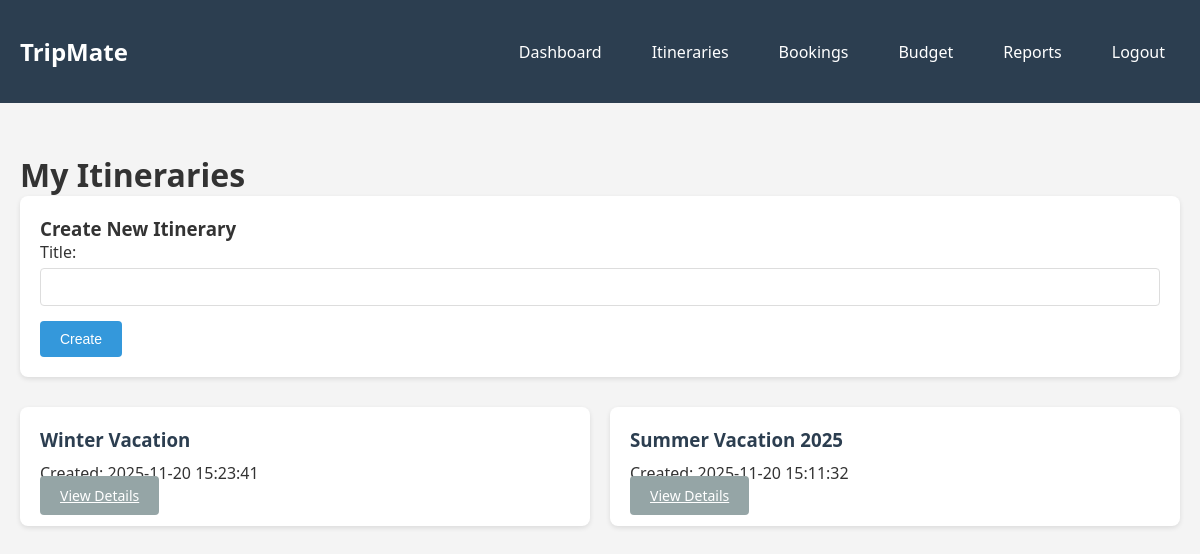
The page /itinerary/ (signed in) on the database its author committed.
### tables this page shows
CREATE TABLE itineraries (
            id INTEGER PRIMARY KEY AUTOINCREMENT,
            user_id INTEGER NOT NULL,
            title TEXT NOT NULL,
            created_at TIMESTAMP DEFAULT CURRENT_TIMESTAMP,
            FOREIGN KEY (user_id) REFERENCES users(id)
        );

### routes/itinerary.py (the view)
@bp.route('/')
@login_required
def index():
    conn = get_db()
    cursor = conn.cursor()
    itineraries = cursor.execute(
        'SELECT * FROM itineraries WHERE user_id = ? ORDER BY created_at DESC',
        (session['user_id'],)
    ).fetchall()
    conn.close()
    return render_template('itinerary.html', itineraries=itineraries)

### db.py (called while the page is built)
def resolve_db_path():
    configured_path = os.environ.get("TRIPMATE_DB_PATH")
    if configured_path:
        return configured_path
    return str(Path(__file__).resolve().parent / "tripmate.db")

def get_db():
    conn = sqlite3.connect(resolve_db_path())
    conn.row_factory = sqlite3.Row
    return conn

### routes/itinerary.py (called while the page is built)
def login_required(f):
    @wraps(f)
    def decorated_function(*args, **kwargs):
        if 'user_id' not in session:
            return redirect(url_for('auth.login'))
        return f(*args, **kwargs)
    return decorated_function

### templates/itinerary.html (shortened to what this page needs)
{% extends "base.html" %}
{% block content %}
<h1>My Itineraries</h1>
<div class="form-card">
    <h3>Create New Itinerary</h3>
    <form method="POST" action="{{ url_for('itinerary.create') }}">
        <div class="form-group">
            <label for="title">Title:</label>
            <input type="text" id="title" name="title" required>
        </div>
        <button type="submit" class="btn btn-primary">Create</button>
    </form>
</div>
<div class="itinerary-list">
    {% for itinerary in itineraries %}
        <div class="card">
            <h3>{{ itinerary.title }}</h3>
            <p>Created: {{ itinerary.created_at }}</p>
            <a href="{{ url_for('itinerary.view', itinerary_id=itinerary.id) }}" class="btn btn-secondary">View Details</a>
        </div>
    {% endfor %}
</div>
{% endblock %}

### static/css/style.css (style rules this page uses)
* { margin: 0; padding: 0; box-sizing: border-box; }
body { font-family: 'Segoe UI', Tahoma, Geneva, Verdana, sans-serif; background-color: #f4f4f4; color: #333; }
.form-group { margin-bottom: 15px; }
.form-group label { display: block; margin-bottom: 5px; font-weight: 500; }
.form-group input, .form-group textarea, .form-group select { width: 100%; padding: 10px; border: 1px solid #ddd; border-radius: 4px; font-size: 14px; }
.btn { padding: 10px 20px; border: none; border-radius: 4px; cursor: pointer; font-size: 14px; transition: background-color 0.3s; }
.btn-primary { background-color: #3498db; color: white; }
.btn-secondary { background-color: #95a5a6; color: white; }
.card { background: white; padding: 20px; margin-bottom: 20px; border-radius: 8px; box-shadow: 0 2px 5px rgba(0,0,0,0.1); }
.card h3 { margin-bottom: 10px; color: #2c3e50; }
.form-card { background: white; padding: 20px; margin-bottom: 30px; border-radius: 8px; box-shadow: 0 2px 5px rgba(0,0,0,0.1); }
.itinerary-list, .destination-list, .booking-list, .expense-list { display: grid; grid-template-columns: repeat(auto-fit, minmax(300px, 1fr)); gap: 20px; }

### rows shown on the page
itineraries: title "Winter Vacation", created_at "2025-11-20 15:23:41"
itineraries: title "Summer Vacation 2025", created_at "2025-11-20 15:11:32"
